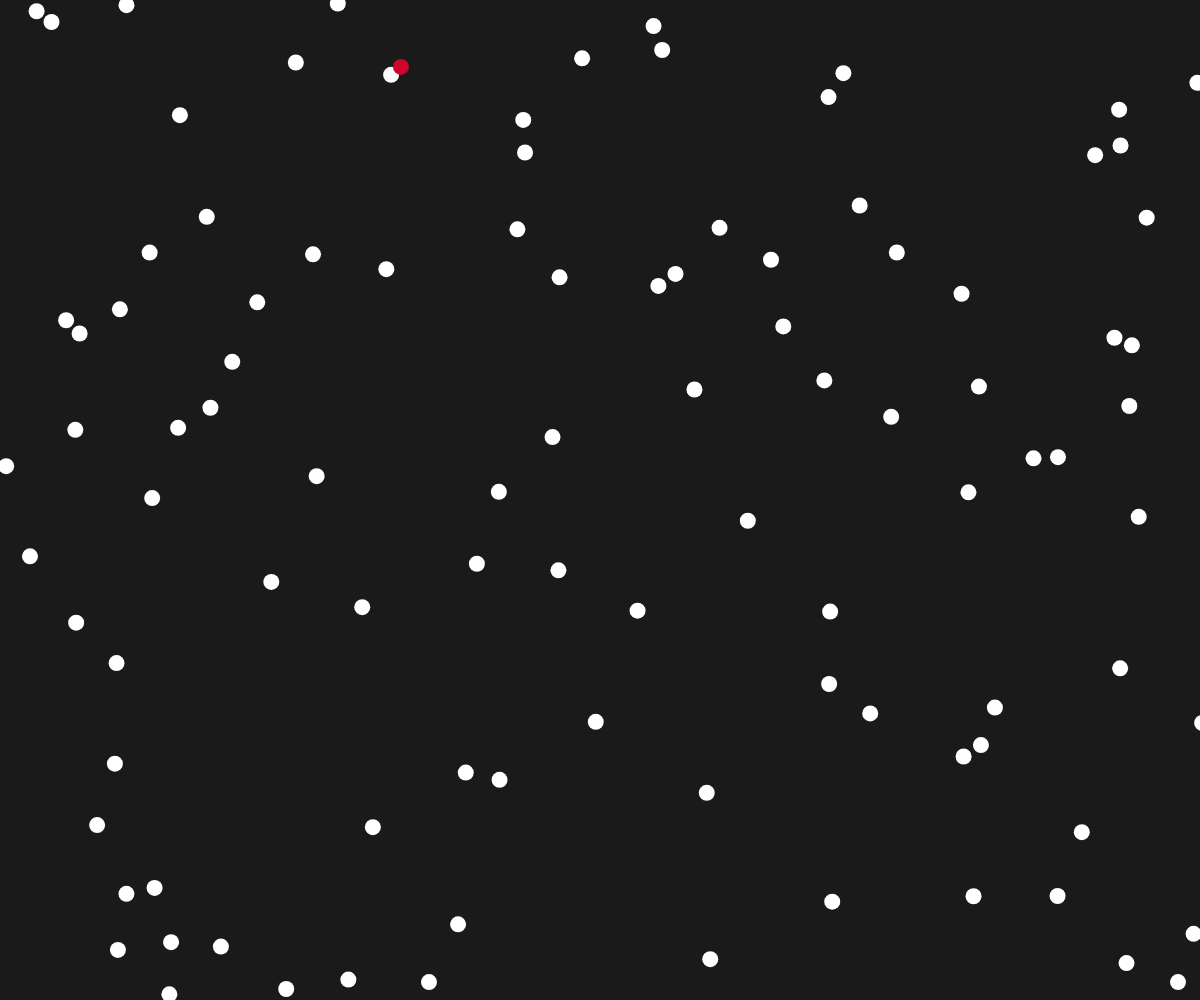
Frame 1 (no input)
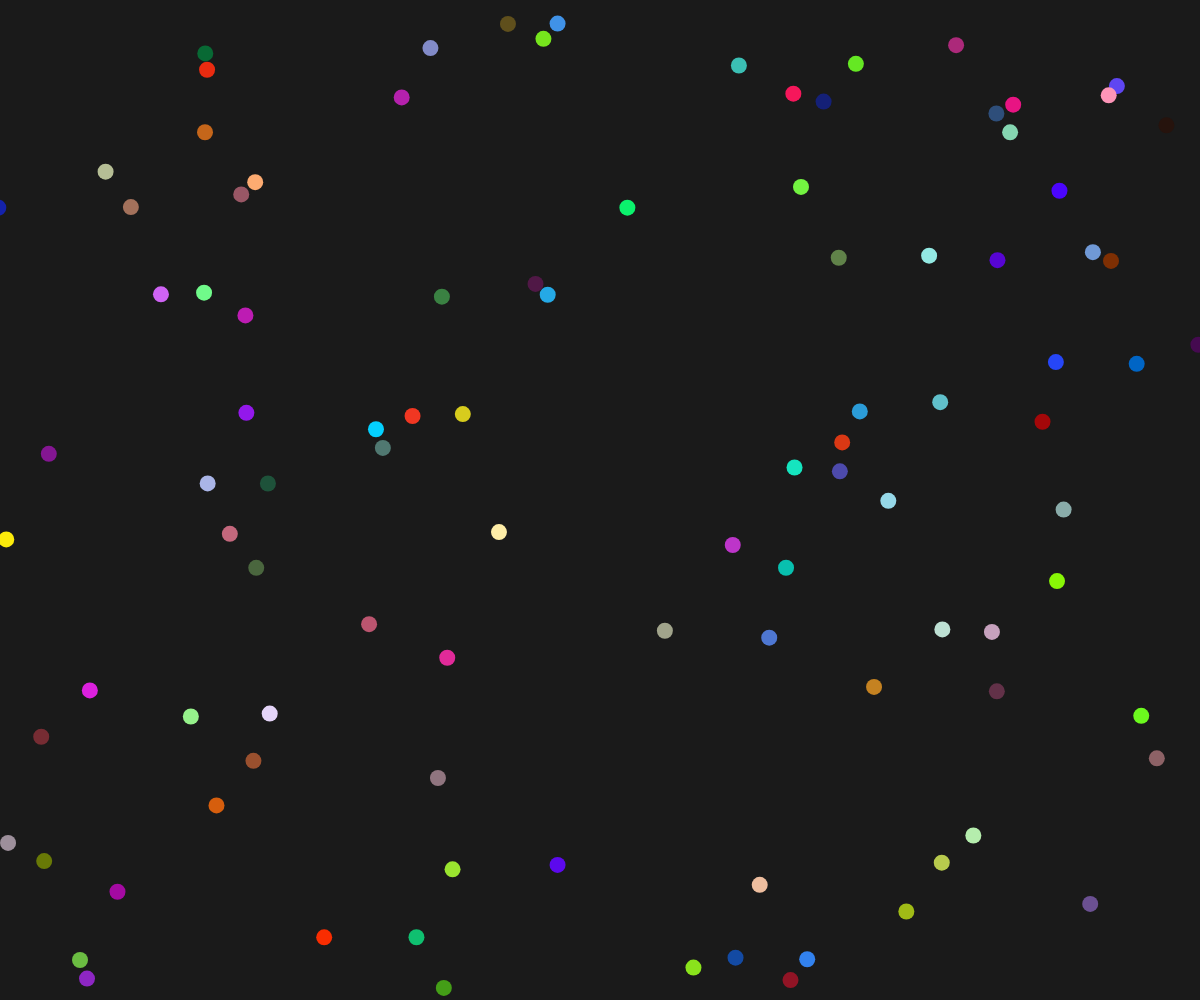
Frame 60 (no input)
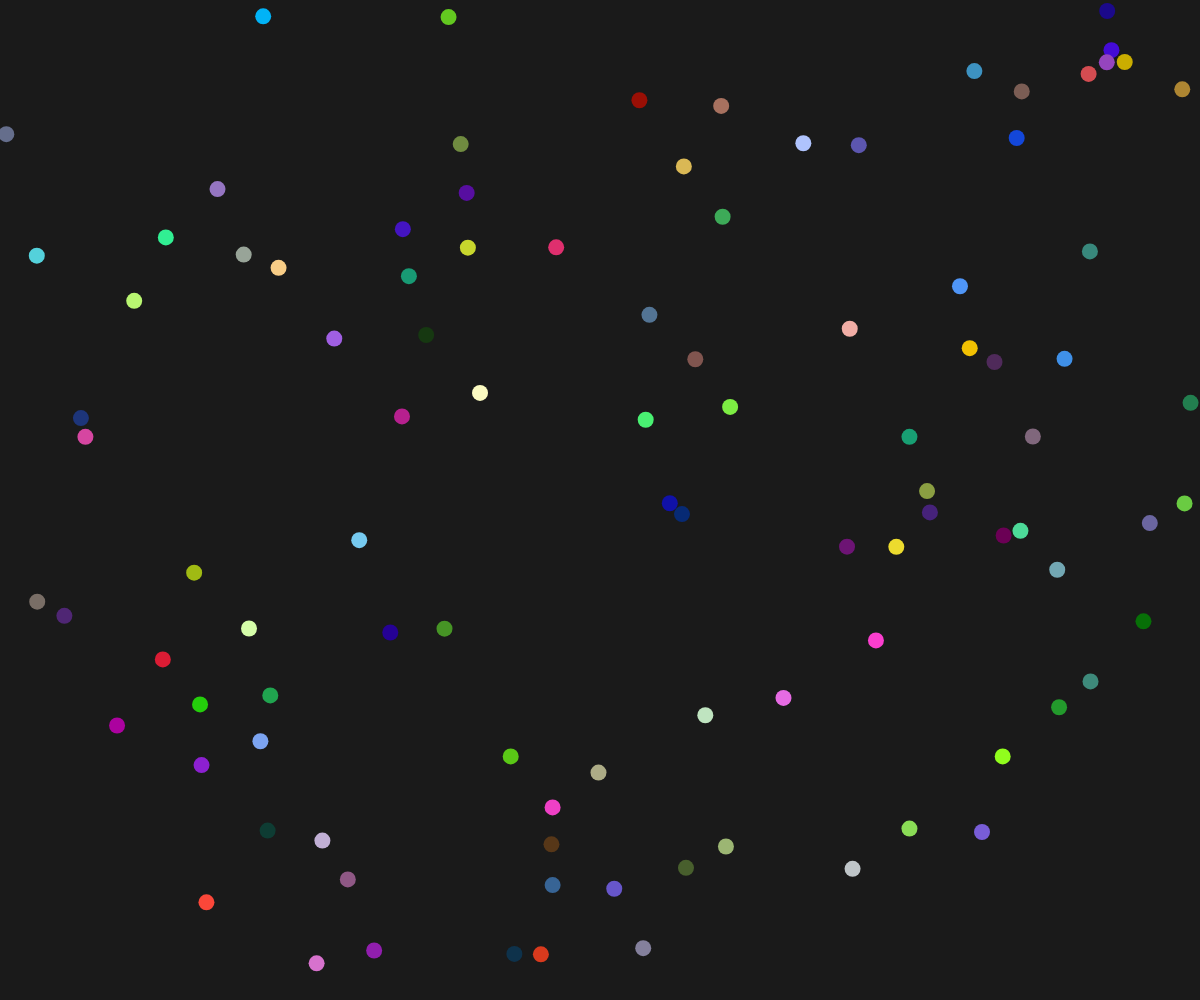
Frame 120 (the mouse pressed at the canvas centre since frame 60)

The p5.js sketch that drew these frames (run headless with seeded random() and noise() and a simulated clock; from frame 60 on, the mouse is pressed at the canvas centre):

// p5.js sketch
// ── sketch.js
const particles = [];
function setup() {
    createCanvas(window.innerWidth, window.innerHeight);
    const particlesLength = Math.min(Math.floor(window.innerWidth / 10), 100);
    for (let i = 0; i < particlesLength; i++) {
        particles.push(new Particle());
    }
}

function draw() {
    background(26);
    particles.forEach((particle, idx) => {
        particle.update();
        particle.draw();
        particle.checkParticles(particles.slice(idx));
    });
}

class Particle {
    constructor() {
        this.pos = createVector(random(width), random(height));
        this.vel = createVector(random(-5, 5), random(-5, 5));
        this.size = 8;
        this.col = color(255);
    }

    update() {
        this.pos.add(this.vel);
        this.edges();
    }

    draw() {
        noStroke();
        fill(this.col);
        circle(this.pos.x, this.pos.y, this.size * 2);
    }

    edges() {
        if (this.pos.x < 0 || this.pos.x > width) {
            this.vel.x *= -1;
        }

        if (this.pos.y < 0 || this.pos.y > height) {
            this.vel.y *= -1;
        }
    }
    checkParticles(particles) {
        particles.forEach(particle => {
            const d = dist(this.pos.x, this.pos.y, particle.pos.x, particle.pos.y);
            if (d < particle.size*2) {
               let temp = particle.vel;
               particle.vel = this.vel;
               this.vel = temp;
               this.col = color(random(255), random(255), random(255));
               particle.col = color(random(255), random(255), random(255));
            }
        });
    }
}
